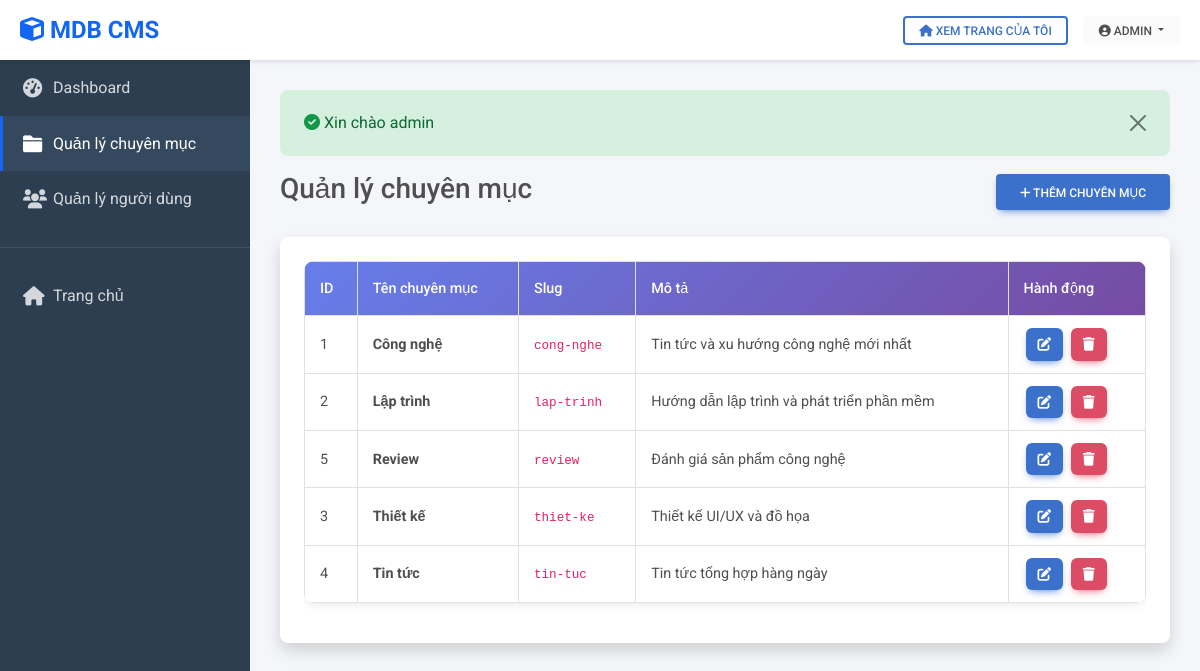
The app's page /categories.php (signed in) with its own data.
### tables this page shows
CREATE TABLE categories (
  id INT AUTO_INCREMENT PRIMARY KEY,
  title VARCHAR(255) NOT NULL,
  slug VARCHAR(255) NOT NULL UNIQUE,
  description TEXT,
  image VARCHAR(255) DEFAULT NULL,
  created_at DATETIME DEFAULT CURRENT_TIMESTAMP,
  
  INDEX idx_slug (slug)
);

### support/View.php (called while the page is built, shortened)
<?php
class View
{
    public static function renderAdmin($template, $data = [])
    {
        $viewPath = __DIR__ . '/../views/' . $template . '.php';
        extract($data);
        require __DIR__ . '/../views/layout/admin_header.php';
        require $viewPath;
        require __DIR__ . '/../views/layout/admin_footer.php';
    }
}

### controllers/BaseController.php (called while the page is built, shortened)
<?php
abstract class BaseController
{
    protected function renderAdmin($template, $data = [])
    {
        View::renderAdmin($template, $data);
    }
}

### controllers/CategoryController.php (called while the page is built, shortened)
<?php
class CategoryController extends BaseController
{
    private $categories;
    public function __construct($pdo)
    {
        $this->categories = new Category($pdo);
    }
    public function index()
    {
        $categories = $this->categories->all();
        $this->renderAdmin('categories/index', [
            'pageTitle' => 'Quản lý chuyên mục',
            'categories' => $categories
        ]);
    }
}

### public/categories.php (called while the page is built, shortened)
<?php
require __DIR__ . '/../config/app.php';
$controller = new CategoryController($pdo);
$controller->index();

### config/app.php (called while the page is built, shortened)
<?php
spl_autoload_register(function ($class) {
    $prefix = 'App\\';
    $baseDir = __DIR__ . '/../';
    $len = strlen($prefix);
    $relativeClass = substr($class, $len);
    $file = $baseDir . str_replace('\\', '/', $relativeClass) . '.php';
});

### models/Category.php (called while the page is built, shortened)
<?php
class Category
{
    private $pdo;
    public function __construct($pdo)
    {
        $this->pdo = $pdo;
    }
    public function all()
    {
        $stmt = $this->pdo->query("SELECT * FROM categories ORDER BY title ASC");
        return $stmt->fetchAll();
    }
}

### views/categories/index.php (the view)
<div class="d-flex justify-content-between align-items-center mb-4">
    <h1 class="h3 text-gray-800">Quản lý chuyên mục</h1>
    <a href="categories_add.php" class="btn btn-primary">
        <i class="fas fa-plus"></i> Thêm chuyên mục
    </a>
</div>
<div class="card shadow mb-4">
    <div class="card-body">
        <div class="table-responsive">
            <table class="table table-bordered admin-table" width="100%" cellspacing="0">
                <thead>
                    <tr>
                        <th>ID</th>
                        <th>Tên chuyên mục</th>
                        <th>Slug</th>
                        <th>Mô tả</th>
                        <th>Hành động</th>
                    </tr>
                </thead>
                <tbody>
                    <?php if (empty($categories)): ?>
                        <tr>
                            <td colspan="5" class="text-center">Chưa có chuyên mục nào</td>
                        </tr>
                    <?php else: ?>
                        <?php foreach ($categories as $cat): ?>
                            <tr>
                                <td><?php echo $cat['id']; ?></td>
                                <td><strong><?php echo htmlspecialchars($cat['title']); ?></strong></td>
                                <td><code><?php echo htmlspecialchars($cat['slug']); ?></code></td>
                                <td><?php echo htmlspecialchars($cat['description']); ?></td>
                                <td>
                                    <a href="categories_edit.php?id=<?php echo $cat['id']; ?>"
                                        class="btn btn-primary btn-action">
                                        <i class="fas fa-edit"></i>
                                    </a>
                                    <a href="categories.php?delete=<?php echo $cat['id']; ?>" class="btn btn-danger btn-action"
                                        onclick="return confirm('Bạn có chắc chắn muốn xóa chuyên mục này? Các bài viết thuộc chuyên mục này sẽ bị mất danh mục.');">
                                        <i class="fas fa-trash"></i>
                                    </a>
                                </td>
                            </tr>
                        <?php endforeach; ?>
                    <?php endif; ?>
                </tbody>
            </table>
        </div>
    </div>
</div>

### views/layout/admin_header.php (style rules this page uses)
:root { --sidebar-width: 250px; --header-height: 60px; --primary-color: #1266f1; --sidebar-bg: #2c3e50; --sidebar-hover: #34495e; }
body { background: #f4f6f9; }
.admin-table { background: white; border-radius: 10px; overflow: hidden; box-shadow: 0 2px 8px rgba(0, 0, 0, 0.08); }
.admin-table thead { background: linear-gradient(135deg, #667eea 0%, #764ba2 100%); color: white; }
.admin-table th { font-weight: 500; padding: 15px; }
.admin-table td { padding: 12px 15px; vertical-align: middle; }
.btn-action { padding: 6px 12px; font-size: 0.85rem; border-radius: 6px; margin: 0 2px; }

### records on screen
categories: id "1", title "Công nghệ", slug "cong-nghe", description "Tin tức và xu hướng công nghệ mới nhất"
categories: id "2", title "Lập trình", slug "lap-trinh", description "Hướng dẫn lập trình và phát triển phần mềm"
categories: id "5", title "Review", slug "review", description "Đánh giá sản phẩm công nghệ"
categories: id "3", title "Thiết kế", slug "thiet-ke", description "Thiết kế UI/UX và đồ họa"
categories: id "4", title "Tin tức", slug "tin-tuc", description "Tin tức tổng hợp hàng ngày"

### other values on screen
$currentUser['username'] "ADMIN"
$flash['message'] "Xin chào admin"
